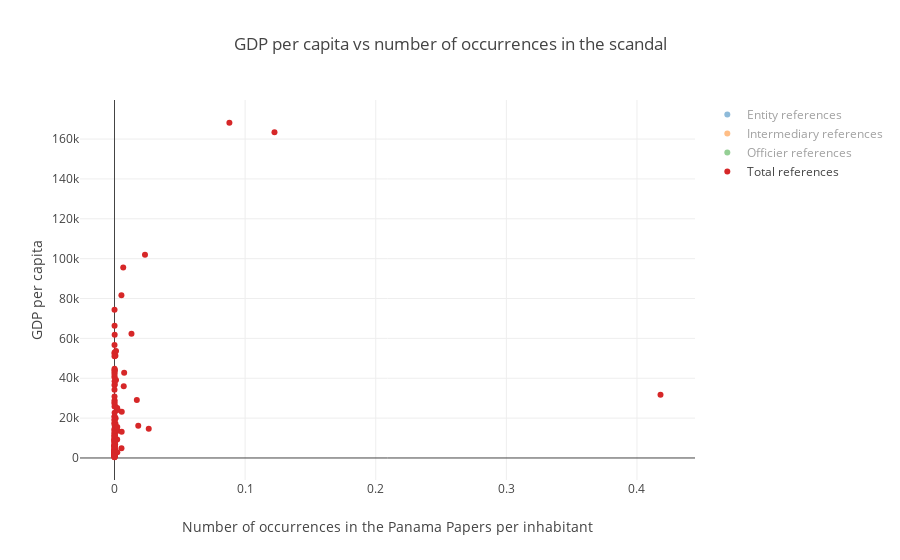

This figure's notebook cell:
### Markdown cell above
We display the scatter plot showing the correlation between the GDP per capita and the number of total occurrences normalized in the scandal. As said earlier, we will only consider the number of occurrences normalized since countries with high populations will render the number of counts more biased.

### Code cell
plot_all_entity(gdp_data, 'counts_normalized', 'Value', nodes_types_desc, 3, 'GDP per capita vs number of occurrences in the scandal', 'Number of occurrences in the Panama Papers per inhabitant', 'GDP per capita', 'scatter_gdp_count.html')

### Figure 1 — Plotly figure (JSON) as saved in the notebook; plotly's stock layout.template omitted (floating-point values rounded to 4 significant figures; data arrays with more than 128 entries replaced by an {"elided": "..."} marker saying what was removed)
{"data": [{"mode": "markers", "name": "Entity references", "text": {"elided": "149 str values"}, "type": "scatter", "uid": "3a84ecf9-c6a2-4d8a-9e86-e510eefda685", "visible": "legendonly", "x": {"elided": "149 float values"}, "y": {"elided": "149 float values"}}, {"mode": "markers", "name": "Intermediary references", "text": {"elided": "129 str values"}, "type": "scatter", "uid": "1351935a-d0e7-40a6-9cd9-d3dc41c4ea0c", "visible": "legendonly", "x": {"elided": "129 float values"}, "y": {"elided": "129 float values"}}, {"mode": "markers", "name": "Officier references", "text": {"elided": "188 str values"}, "type": "scatter", "uid": "55155796-b027-448b-9364-1abdd08a06b5", "visible": "legendonly", "x": {"elided": "188 float values"}, "y": {"elided": "188 float values"}}, {"mode": "markers", "name": "Total references", "text": ["Aruba", "Angola", "Andorra", "United Arab Emirates", "Argentina", "Antigua and Barbuda", "Australia", "Austria", "Belgium", "Bangladesh", "Bulgaria", "Bahrain", "Bahamas", "Belarus", "Belize", "Bermuda", "Bolivia", "Brazil", "Barbados", "Botswana", "Canada", "Switzerland", "Chile", "China", "Côte d'Ivoire", "Colombia", "Costa Rica", "Cuba", "Curaçao", "Cayman Islands", "Cyprus", "Czech Republic", "Germany", "Djibouti", "Denmark", "Dominican Republic", "Ecuador", "Egypt", "Spain", "Estonia", "Finland", "France", "United Kingdom", "Georgia", "Ghana", "Greece", "Guatemala", "Hong Kong", "Honduras", "Croatia", "Hungary", "Indonesia", "India", "Ireland", "Iran", "Iceland", "Israel", "Italy", "Jordan", "Japan", "Kazakhstan", "Kenya", "Saint Kitts and Nevis", "South Korea", "Kuwait", "Lebanon", "Liberia", "Libya", "Saint Lucia", "Liechtenstein", "Sri Lanka", "Lithuania", "Luxembourg", "Latvia", "Morocco", "Monaco", "Moldova", "Mexico", "Macedonia", "Malta", "Mozambique", "Mauritius", "Malawi", "Malaysia", "Nigeria", "Nicaragua", "Netherlands", "Norway", "New Zealand", "Oman", "Pakistan", "Panama", "Peru", "Philippines", "Poland", "Puerto Rico", "Portugal", "Paraguay", "Qatar", "Romania", "Russia", "Saudi Arabia", "Sudan", "Singapore", "El Salvador", "Slovenia", "Sweden", "Seychelles", "Syria", "Turks and Caicos Islands", "Thailand", "Trinidad and Tobago", "Tunisia", "Turkey", "Tanzania", "Tanzania", "Uganda", "Ukraine", "Uruguay", "United States", "Saint Vincent and the Grenadines", "Venezuela", "British Virgin Islands", "Viet Nam", "Vanuatu", "South Africa", "Zambia", "Zimbabwe"], "type": "scatter", "uid": "f0de1d37-38bf-4cb3-a29c-828783f0e022", "visible": true, "x": [0.0005877, 2.526e-06, 0.007069, 0.001146, 3.75e-05, 0.002397, 5.242e-05, 1.545e-05, 3.426e-05, 1.694e-07, 2.27e-05, 7.632e-05, 0.01709, 9.394e-06, 0.00534, 0.006678, 1.486e-05, 1.864e-05, 0.0002964, 5.165e-05, 3.565e-05, 0.0053, 2.18e-05, 2.06e-05, 2.352e-06, 6.926e-05, 0.0003048, 3.234e-06, 0.0008595, 0.013, 0.005558, 2.717e-05, 6.495e-06, 4.385e-06, 1.311e-05, 7.688e-05, 0.0001947, 3.79e-06, 4.563e-05, 0.0007524, 2.032e-05, 1.858e-05, 0.0002461, 2.039e-05, 1.446e-06, 5.793e-05, 0.0001382, 0.007397, 6.016e-06, 8.494e-06, 2.747e-05, 4.233e-06, 3.339e-07, 0.0001245, 1.875e-06, 0.0007117, 0.0002131, 2.454e-05, 0.000225, 3.386e-06, 1.082e-05, 4.715e-06, 0.01818, 3.705e-06, 6.081e-05, 0.0002281, 2.733e-05, 8.704e-06, 0.0001417, 0.08797, 1.348e-06, 2.183e-05, 0.02334, 0.0007478, 3.118e-06, 0.1225, 1.856e-05, 2.761e-06, 2.888e-06, 0.002402, 1.249e-06, 0.002045, 2.285e-06, 5.075e-05, 1.23e-06, 6.152e-06, 2.882e-05, 2.2e-05, 9.092e-05, 1.692e-05, 1.218e-06, 0.00549, 5.566e-05, 4.236e-06, 8.024e-06, 2.829e-06, 5.394e-05, 2.61e-05, 5.559e-05, 5.224e-06, 5.833e-05, 2.723e-05, 2.915e-07, 0.001172, 5.715e-05, 3.346e-05, 2.321e-05, 0.02622, 3.385e-06, 0.002075, 2.808e-05, 1.846e-05, 3.41e-06, 1.005e-05, 9.764e-07, 9.764e-07, 2.575e-07, 1.703e-05, 0.002107, 2.285e-05, 0.0004664, 5.153e-05, 0.418, 1.21e-06, 0.00216, 3.816e-05, 3.265e-06, 1.94e-05], "y": [25810.0, 4133.0, 36040.0, 39120.0, 14600.0, 13660.0, 52240.0, 44020.0, 40330.0, 1206.0, 6994.0, 22690.0, 29060.0, 5952.0, 4850.0, 95530.0, 3077.0, 8757.0, 15700.0, 6521.0, 43190.0, 81650.0, 13650.0, 8036.0, 1421.0, 6045.0, 11410.0, 7609.0, 19950.0, 62260.0, 23230.0, 17620.0, 41310.0, 1873.0, 52960.0, 6468.0, 6205.0, 3388.0, 25820.0, 17160.0, 42400.0, 36500.0, 44120.0, 3541.0, 1354.0, 17430.0, 3924.0, 42700.0, 2326.0, 11670.0, 12560.0, 3336.0, 1629.0, 61830.0, 4958.0, 51240.0, 37090.0, 30790.0, 4096.0, 34220.0, 10390.0, 1350.0, 16180.0, 27330.0, 28980.0, 8452.0, 593.1, 5993.0, 8184.0, 168200.0, 3892.0, 14160.0, 102000.0, 13550.0, 2907.0, 163400.0, 1602.0, 9291.0, 4840.0, 24050.0, 528.3, 9275.0, 365.9, 9644.0, 2730.0, 2096.0, 44750.0, 74360.0, 38490.0, 16630.0, 1413.0, 13130.0, 6030.0, 2878.0, 12470.0, 28080.0, 19140.0, 4109.0, 66350.0, 8931.0, 9218.0, 20650.0, 2058.0, 53630.0, 4127.0, 20760.0, 51000.0, 14690.0, 1515.0, 25120.0, 5815.0, 19060.0, 3815.0, 10980.0, 870.4, 794.7, 627.9, 2038.0, 15520.0, 56640.0, 6912.0, 11050.0, 31700.0, 2065.0, 2899.0, 5741.0, 1319.0, 1019.0]}], "layout": {"hovermode": "closest", "title": "GDP per capita vs number of occurrences in the scandal", "xaxis": {"title": "Number of occurrences in the Panama Papers per inhabitant"}, "yaxis": {"title": "GDP per capita"}}}
